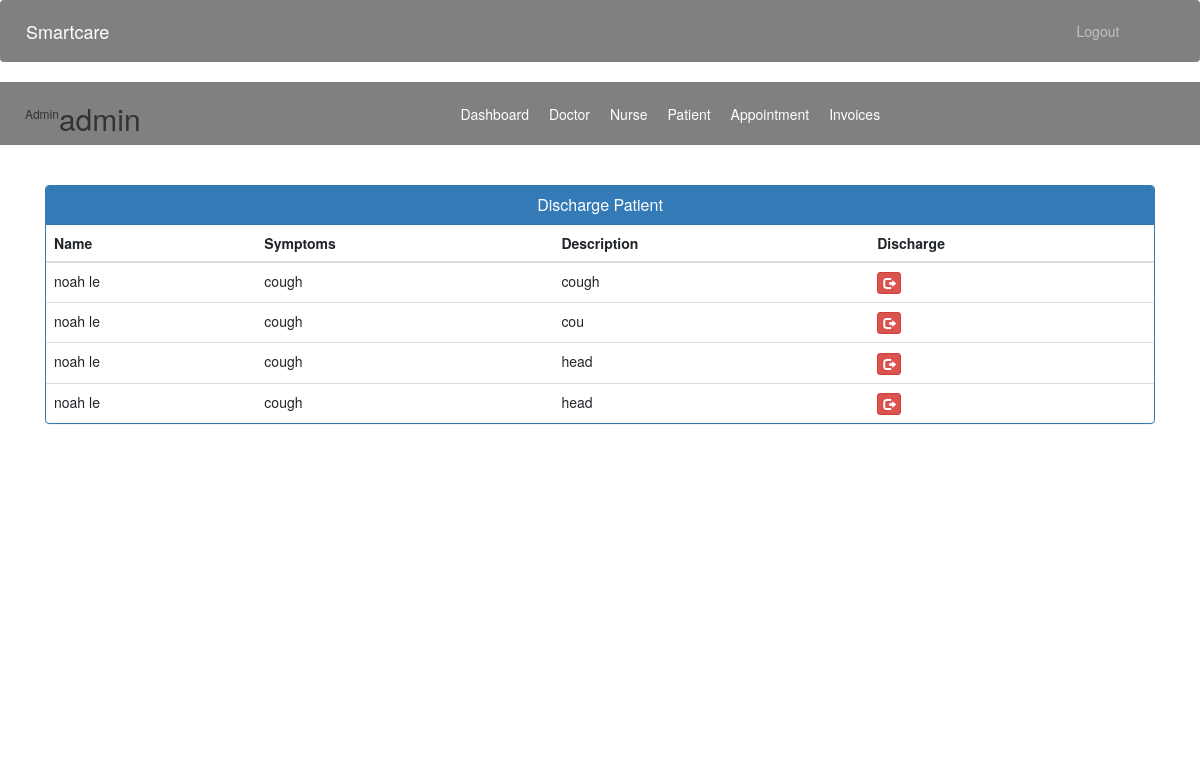
Before: /admin-discharge-patient (signed in) with the older database file.
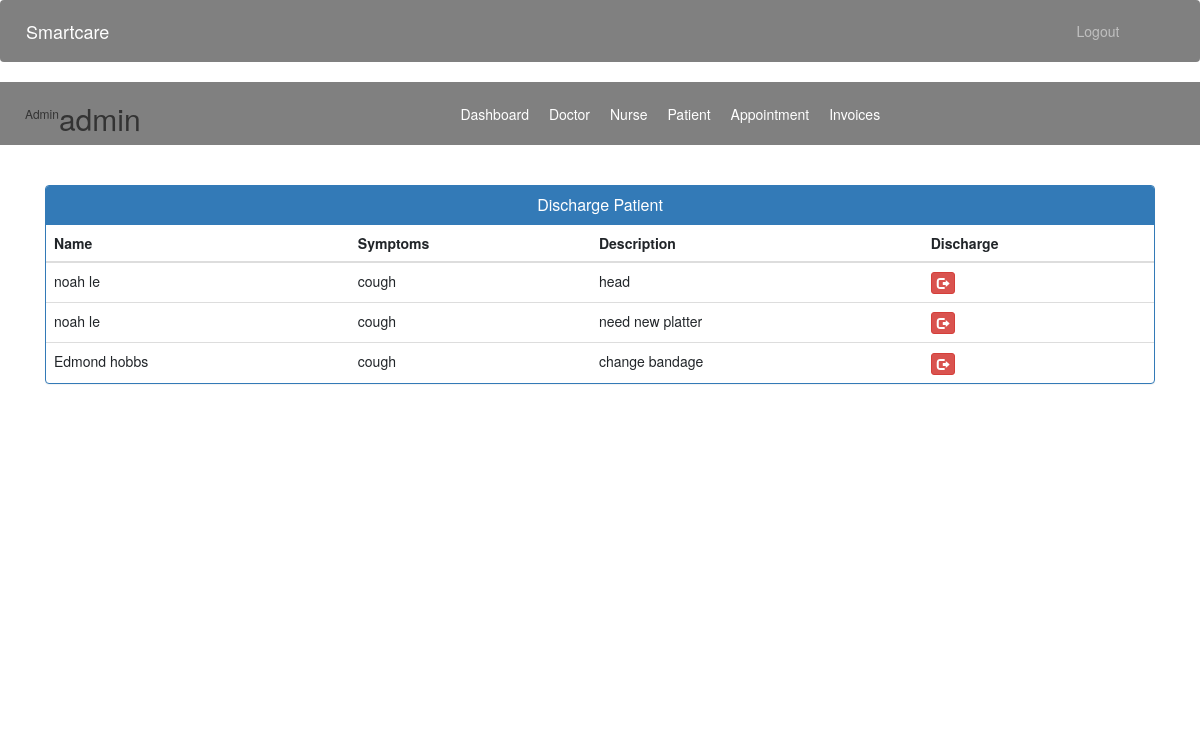
After: the same page with the newer database file.
### accounts/models.py (models this page shows, shortened)
class Patient(models.Model):
    user=models.OneToOneField(User,on_delete=models.CASCADE)
    address = models.CharField(max_length=40)
    date_of_birth = models.DateField(null=True)
    mobile = models.CharField(max_length=20,null=False)
    symptoms = models.CharField(max_length=100,null=False)
    assignedDoctorId = models.PositiveIntegerField(null=True)
    assignedNurseId = models.PositiveIntegerField(null=True)
    admitDate=models.DateField(auto_now=True)
    status=models.BooleanField(default=False)
    @property
    def get_name(self):
        return self.user.first_name+" "+self.user.last_name

class Appointment(models.Model):
    patientId=models.PositiveIntegerField(null=True)
    doctorId=models.PositiveIntegerField(null=True)
    nurseId=models.PositiveIntegerField(null=True)
    nurseName=models.CharField(max_length=40,null=True)
    patientName=models.CharField(max_length=40,null=True)
    doctorName=models.CharField(max_length=40,null=True)
    appointmentDate = models.DateField()  # Separate date field
    appointmentTime = models.TimeField()
    description=models.TextField(max_length=500)
    status=models.BooleanField(default=False)

### accounts/views.py (the view)
# urls.py: path('admin-discharge-patient', views.admin_discharge_patient_view, name='admin-discharge-patient'),
@login_required(login_url='adminlogin')
@user_passes_test(is_admin)
def admin_discharge_patient_view(request):
    appointments = models.Appointment.objects.filter(status=True)
    patients = models.Patient.objects.filter(status=True)
    for appointment in appointments:
        appointment.doctorName = models.User.objects.get(id=appointment.doctorId).first_name
        appointment.patientName = models.User.objects.get(id=appointment.patientId).first_name
    mydic = {
        'appointments': appointments,
        'patients': patients
    }
    return render(request, 'smartcare/admin_discharge_patient.html', context=mydic)

### accounts/views.py (called while the page is built)
def is_admin(user):
    return user.groups.filter(name='ADMIN').exists()

### templates/smartcare/admin_discharge_patient.html (shortened to what this page needs)
{% extends 'smartcare/admin_base.html' %}
{% block content %}
<head>
  <link href="//netdna.bootstrapcdn.com/bootstrap/3.0.0/css/bootstrap.min.css" rel="stylesheet" id="bootstrap-css">
</head>
<div class="container">
  <div class="panel panel-primary">
    <div class="panel-heading">
      <h6 class="panel-title">Discharge Patient</h6>
    </div>
    <table class="table table-hover" id="dev-table">
      <thead>
        <tr>
          <th>Name</th>
          <th>Symptoms</th>
          <th>Description</th>
          <th>Discharge</th>
        </tr>
      </thead>
      {% for p in patients %}
       {% for a in appointments %}
      {% if a.patientName in p.get_name %}
      <tr>
        <td> {{p.get_name}}</td>
        <td>{{p.symptoms}}</td>
        <td>{{a.description}}</td>
        <td><a class="btn btn-danger btn-xs" href="{% url 'discharge-patient' p.id  %}"><span class="glyphicon glyphicon-log-out"></span></a></td>
      </tr>
      {% endif%}
      {% endfor %}
      {% endfor %}
    </table>
  </div>
</div>
{% endblock content %}

Changed rows visible on the page:
removed Appointment: {{ p.get_name }} "noah le", {{ p.symptoms }} "cough", description "cough", shown under Patient "noah le"
removed Appointment: {{ p.get_name }} "noah le", {{ p.symptoms }} "cough", description "cou", shown under Patient "noah le"
removed Appointment: {{ p.get_name }} "noah le", {{ p.symptoms }} "cough", description "head", shown under Patient "noah le"
added Appointment: {{ p.get_name }} "noah le", {{ p.symptoms }} "cough", description "need new platter", shown under Patient "noah le"
added Patient: get_name "Edmond hobbs", symptoms "cough"
added Appointment: description "change bandage"
